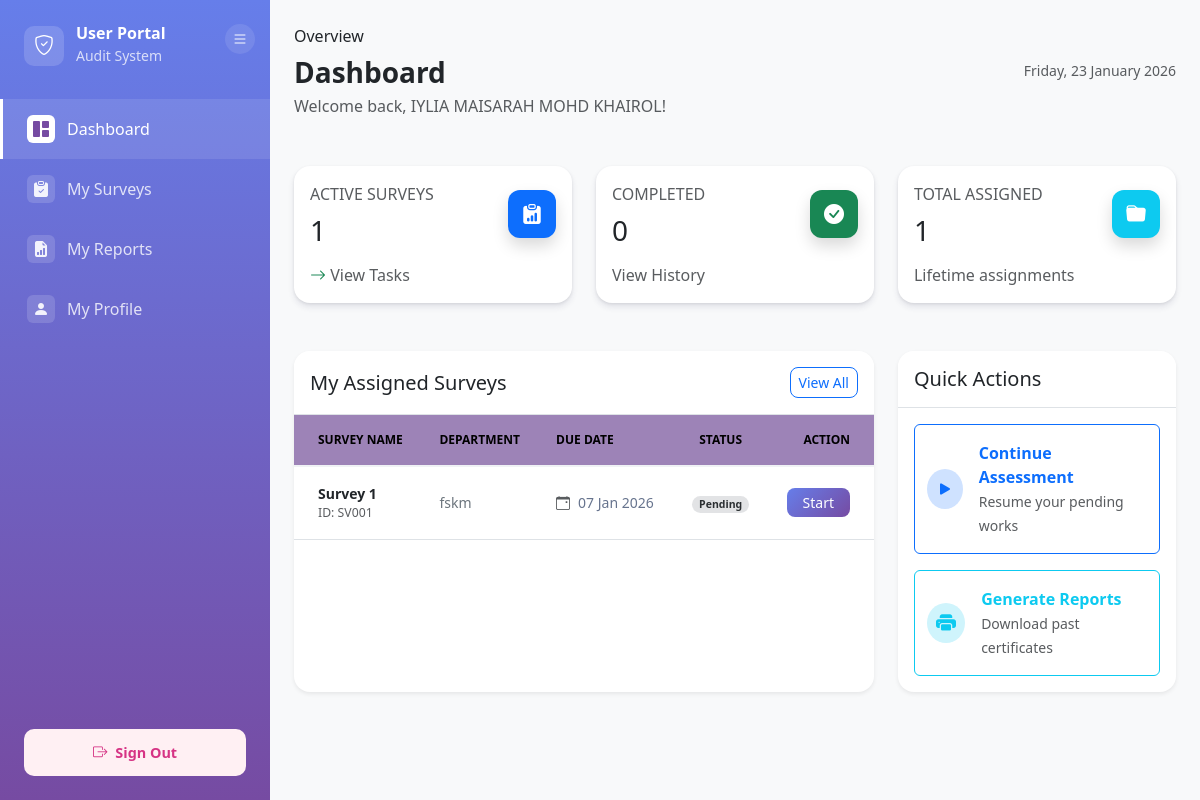
Before: /modules/user/dashboard.php (signed in) with the older database file.
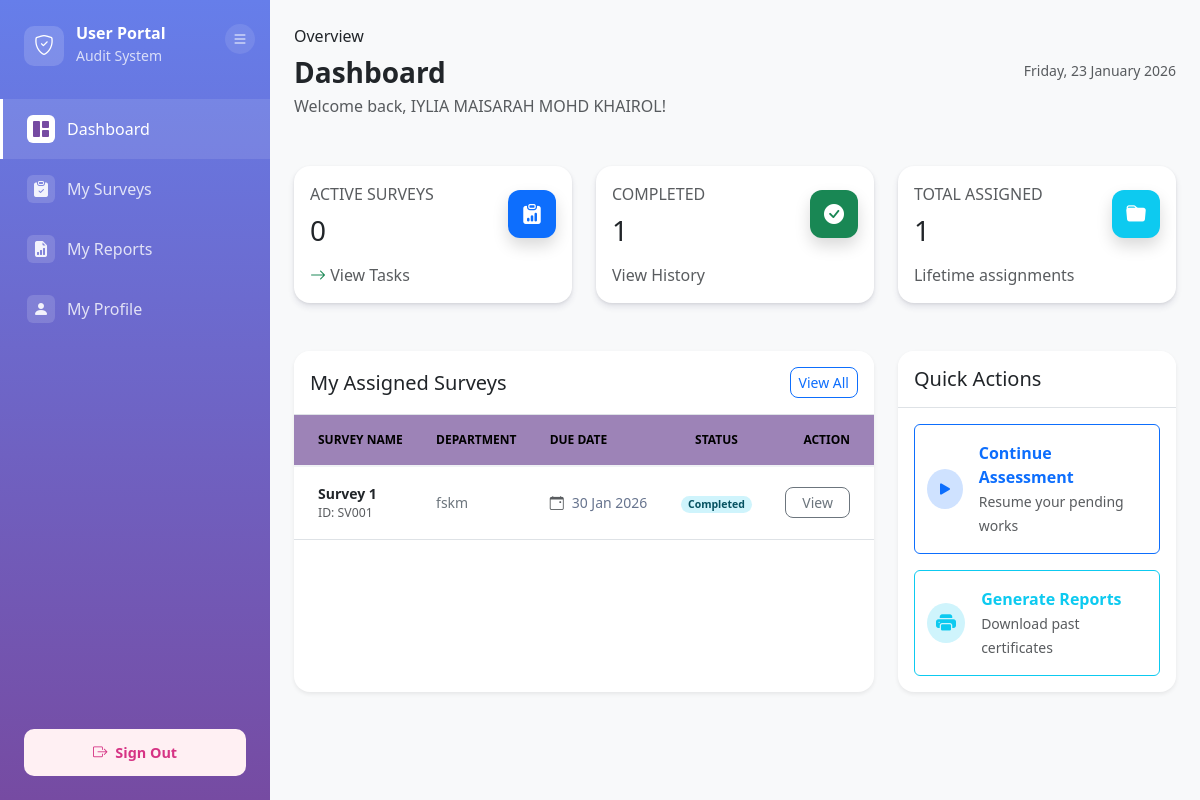
After: the same page with the newer database file.
### tables this page shows
CREATE TABLE `user_survey` (
  `user_survey_ID` varchar(10) NOT NULL,
  `survey_ID` varchar(50) DEFAULT NULL,
  `user_ID` int(11) DEFAULT NULL,
  `status` enum('Pending','In progress','Completed','Expired') DEFAULT 'Pending'
);

CREATE TABLE `survey` (
  `survey_ID` varchar(50) NOT NULL,
  `survey_name` varchar(30) NOT NULL,
  `department` varchar(50) DEFAULT NULL,
  `start_date` datetime DEFAULT NULL,
  `end_date` datetime DEFAULT NULL,
  `status` varchar(100) DEFAULT NULL,
  `survey_description` varchar(500) DEFAULT NULL,
  `created_by` varchar(10) DEFAULT NULL,
  `created_at` datetime DEFAULT NULL,
  `updated_id` varchar(10) DEFAULT NULL,
  `updated_by` date DEFAULT NULL
);

### src/config/database.php (called while the page is built, shortened)
<?php
class Database {
    private $host = DB_HOST;
    private $db_name = DB_NAME;
    private $username = DB_USER;
    private $password = DB_PASS;
    private $charset = DB_CHARSET;
    private $conn = null;
    public function getConnection() {
        if ($this->conn === null) {
            try {
                $dsn = "mysql:host={$this->host};dbname={$this->db_name};charset={$this->charset}";
                $options = [
                    PDO::ATTR_ERRMODE => PDO::ERRMODE_EXCEPTION,
                    PDO::ATTR_DEFAULT_FETCH_MODE => PDO::FETCH_ASSOC,
                    PDO::ATTR_EMULATE_PREPARES => false,
                    PDO::MYSQL_ATTR_INIT_COMMAND => "SET NAMES {$this->charset}"
                ];
                $this->conn = new PDO($dsn, $this->username, $this->password, $options);
                $this->conn->exec("SET time_zone = '+08:00'");
            } catch(PDOException $e) {
                error_log("Connection Error: " . $e->getMessage());
                die("Database connection failed. Please contact administrator.");
            }
        }
        return $this->conn;
    }
    public function query($sql, $params = []) {
        try {
            $stmt = $this->conn->prepare($sql);
            $stmt->execute($params);
            return $stmt;
        } catch(PDOException $e) {
            error_log("Query Error: " . $e->getMessage());
            throw new Exception("Database query failed: " . $e->getMessage());
        }
    }
    public function fetchAll($sql, $params = []) {
        $stmt = $this->query($sql, $params);
        return $stmt->fetchAll();
    }
    public function fetchOne($sql, $params = []) {
        $stmt = $this->query($sql, $params);
        return $stmt->fetch();
    }
}
?>

### src/config/config.php (called while the page is built, shortened)
<?php
require_once CONFIG_PATH . '/database.php';
function getCurrentUserId()
{
    return $_SESSION['user_ID'] ?? null;
}
?>

### src/modules/user/dashboard.php (the view, shortened to what the changed rows need)
<?php
require_once '../../config/config.php';
$db = new Database();
$user_ID = getCurrentUserId();
$current_time = date('Y-m-d H:i:s');
$stats_sql = "SELECT
    COUNT(DISTINCT CASE WHEN us.status IN ('Pending', 'In progress') AND s.status = 'Active' THEN s.survey_ID END) AS active_surveys,
    COUNT(DISTINCT CASE WHEN us.status = 'Completed' THEN s.survey_ID END) AS completed_surveys,
    COUNT(DISTINCT s.survey_ID) AS total_surveys
FROM survey s
INNER JOIN user_survey us ON s.survey_ID = us.survey_ID
WHERE us.user_ID = :user_ID
AND s.start_date <= :current_time
AND s.status != 'Draft'";
$stats = $db->fetchOne($stats_sql, [
    ':user_ID' => $user_ID,
    ':current_time' => $current_time
]);
$recent_surveys_sql = "SELECT s.*, us.status as user_survey_status
        FROM survey s
        INNER JOIN user_survey us ON s.survey_ID = us.survey_ID
        WHERE us.user_ID = :user_ID
        AND s.start_date <= :current_time
        AND s.status != 'Draft'
        ORDER BY s.start_date DESC LIMIT 4";
$recent_surveys = $db->fetchAll($recent_surveys_sql, [
    ':user_ID' => $user_ID,
    ':current_time' => $current_time
]);
function getStatusBadge($status) {
    if ($status === 'Completed') return '<span class="badge rounded-pill bg-info-subtle text-info-emphasis">Completed</span>';
    return '<span class="badge rounded-pill bg-secondary-subtle text-secondary-emphasis">' . htmlspecialchars($status) . '</span>';
}
?>
<!DOCTYPE html>
<html lang="en">
<head>
    <link href="https://cdn.jsdelivr.net/npm/bootstrap@5.3.0/dist/css/bootstrap.min.css" rel="stylesheet">
    <link rel="stylesheet" href="https://cdn.jsdelivr.net/npm/bootstrap-icons@1.11.0/font/bootstrap-icons.css">
</head>
<body>
    <div class="container-fluid p-0 h-100">
        <div class="row g-0 h-100">
            <div class="col-md-9 col-lg-10 main-content-wrapper">
                <div class="main-content px-4 py-4">
                    <div class="row g-4 mb-5">
                        <div class="col-xl-4 col-sm-6">
                            <div class="stat-card p-3">
                                <div class="d-flex justify-content-between align-items-center">
                                    <div>
                                        <p class="text-sm mb-0 text-uppercase font-weight-bold text-muted">Active Surveys</p>
                                        <h3 class="font-weight-bolder mb-0 mt-2"><?php echo $stats['active_surveys'] ?? 0; ?></h3>
                                    </div>
                                </div>
                            </div>
                        </div>
                        <div class="col-xl-4 col-sm-6">
                            <div class="stat-card p-3">
                                <div class="d-flex justify-content-between align-items-center">
                                    <div>
                                        <p class="text-sm mb-0 text-uppercase font-weight-bold text-muted">Completed</p>
                                        <h3 class="font-weight-bolder mb-0 mt-2"><?php echo $stats['completed_surveys'] ?? 0; ?></h3>
                                    </div>
                                </div>
                            </div>
                        </div>
                    </div>
                    <div class="row">
                        <div class="col-lg-8">
                            <div class="card border-0 shadow-sm rounded-4 h-100">
                                <div class="table-responsive">
                                    <table class="table table-hover align-middle mb-0">
                                        <thead>
                                            <tr>
                                                <th class="ps-4">Survey Name</th>
                                                <th>Department</th>
                                                <th>Due Date</th>
                                                <th class="text-center">Status</th>
                                                <th class="text-end pe-4">Action</th>
                                            </tr>
                                        </thead>
                                        <tbody>
                                            <?php if (empty($recent_surveys)): ?>
                                                <tr>
                                                    <td colspan="5" class="text-center py-5">
                                                        <div class="text-muted">
                                                            <i class="bi bi-inbox display-4 d-block mb-2"></i>
                                                            No surveys assigned currently.
                                                        </div>
                                                    </td>
                                                </tr>
                                            <?php else: ?>
                                                <?php foreach ($recent_surveys as $row): ?>
                                                    <tr>
                                                        <td class="ps-4">
                                                            <div class="d-flex flex-column">
                                                                <span class="fw-bold text-dark"><?php echo htmlspecialchars($row['survey_name']); ?></span>
                                                                <small class="text-muted">ID: <?php echo htmlspecialchars($row['survey_ID']); ?></small>
                                                            </div>
                                                        </td>
                                                        <td>
                                                            <span class="text-secondary text-sm font-weight-bold">
                                                                <?php echo htmlspecialchars($row['department']); ?>
                                                            </span>
                                                        </td>
                                                        <td>
                                                            <div class="d-flex align-items-center">
                                                                <i class="bi bi-calendar-event me-2 text-muted"></i>
                                                                <?php echo date('d M Y', strtotime($row['end_date'])); ?>
                                                            </div>
                                                        </td>
                                                        <td class="text-center">
                                                            <?php echo getStatusBadge($row['user_survey_status']); ?>
                                                        </td>
                                                        <td class="text-end pe-4">
                                                            <?php if($row['status'] === 'Active' && $row['user_survey_status'] !== 'Completed'): ?>
                                                                <a href="survey/assessment.php?survey_id=<?php echo $row['survey_ID']; ?>"
                                                                   class="btn btn-sm btn-primary px-3 rounded-3"
                                                                   style="background: linear-gradient(135deg, #667eea 0%, #764ba2 100%); border: none;">
                                                                    Start
                                                                </a>
                                                            <?php else: ?>
                                                                <a href="report/view.php?id=<?php echo $row['survey_ID']; ?>"
                                                                   class="btn btn-sm btn-outline-secondary px-3 rounded-3">
                                                                    View
                                                                </a>
                                                            <?php endif; ?>
                                                        </td>
                                                    </tr>
                                                <?php endforeach; ?>
                                            <?php endif; ?>
                                        </tbody>
                                    </table>
                                </div>
                            </div>
                        </div>
                    </div>
                </div>
            </div>
        </div>
    </div>
</body>
</html>

Changed rows visible on the page:
changed user_survey "Survey 1": survey_ID.end_date "07 Jan 2026" → "30 Jan 2026"; status "Pending" → (not shown); status "Start" → "Completed View"
Other visible differences:
$stats['active_surveys']: "1" → "0"
$stats['completed_surveys']: "0" → "1"
